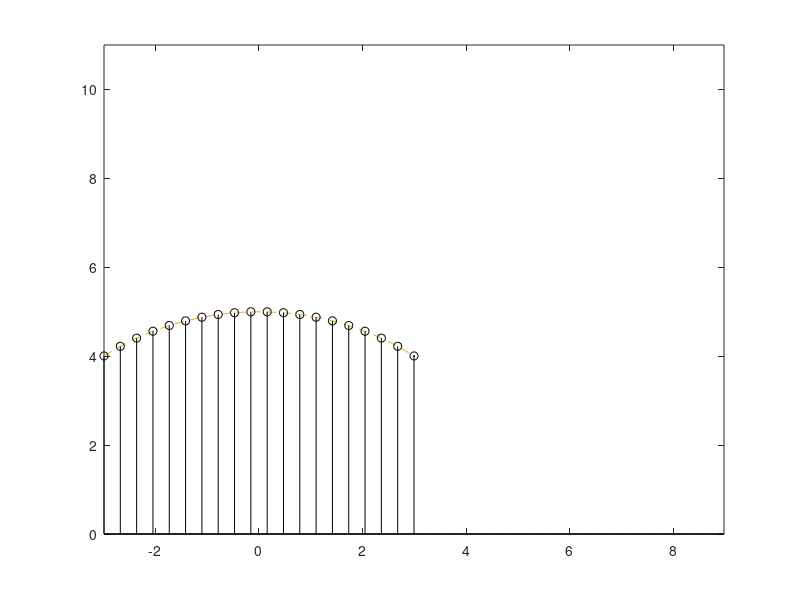

MATLAB code to generate this figure:
clear
clc
%% input
R1=input('Enter radius-01 : ');
R2=input('Enter radius-02 : ');
I1=input('Enter deflection angle-01 : ');
I2=input('Enter deflection angle-02 : ');

%% defining parameter
LC1=2*R1*sin(I1/2);
LC2=2*R2*sin(I2/2);
M1=R1*(1-cos(I1/2));
M2=R2*(1-cos(I2/2));

%% 1st curve
n=10;
x(1)=-LC1/2;
%y(1)=R-M;
x(n)=LC1/2;
%y(n)=R-M;
x=linspace(x(1),x(n),20);
y=abs(sqrt(R1^2-x.^2));
%plot(x,y,'or')
%grid on
%hold on

%% 2nd curve
nn=10;
xx(1)=LC1/2;
xx(n)=LC1/2+LC2;
%xx=xx(1):50:xx(n);
xx=linspace(xx(1),xx(n),20);
yy=-(abs(sqrt(R2^2-(xx-(LC1+LC2)/2).^2)))+(R1+R2-M1-M2);
%plot(xx,yy,'*g')
%hold off

%% Animation
%% Animation
 for k=1:length(x)
    plot(x(k),y(k),xx(k),yy(k));
    
    hold on
    plot(x(1:k),y(1:k),'--',xx(1:k),yy(1:k),'*')
    stem(x(1:k),y(1:k),'k')
    stem(xx(1:k),yy(1:k),'g')
    xlim([-LC1/2 LC1/2+LC2])
    ylim([0 1.1*(R1+R2)])
    pause (0.1)
   if k~=length(x)
     clf
   end
end
